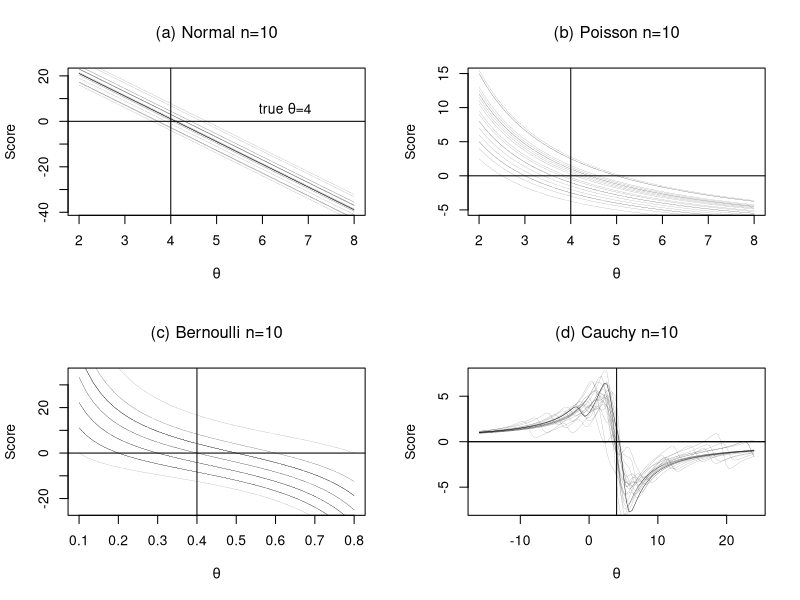

Recreate this plot in R.
# Figure 8.1     
# variations of score functions:

set.seed(7)
n<- 10
#............................... normal:
  t0<- 4
  x<- rnorm(n,t0)
  theta<- seq(t0/2,t0*2,len=40)
  stheta<- n*(mean(x)-theta)

par(mfrow=c(2,2))
plot(theta,stheta,type='n',
     xlab=expression(theta),ylab='Score',cex=.6)
  lines(theta,stheta,lwd=.4)
  title(expression('(a) Normal n=10'))
  text(6.5,5.5,expression(paste('true ',theta,'=4')))
  abline(v=t0,h=0)


for(i in 1:20){
  x<- rnorm(n,t0)
  stheta<- n*(mean(x)-theta)
  lines(theta,stheta,lwd=.1)
}


# ............................... Poisson:
t0<- 4
x<- rpois(n,t0)
theta<- seq(t0/2,t0*2,len=40)
stheta<- -n + sum(x)/theta

plot(theta,stheta,type='n',xlab=expression(theta),
     ylab='Score',ylim=c(-5,15),cex=.6)
for(i in 1:20){
  x<- rpois(n,t0)
  stheta<- -n + sum(x)/theta
  lines(theta,stheta,lwd=.1)
}
abline(v=t0,h=0)
title(expression('(b) Poisson n=10'))


# ............................... Binomial
t0<- .4
x<- rbinom(1,n,t0)
theta<- seq(.1,.8,len=40)
stheta<- x/theta - (n-x)/(1-theta)

plot(theta,stheta,type='n',xlab=expression(theta),
     ylab='Score',ylim=c(-25,35),cex=.6)
for(i in 1:20){
  x<- rbinom(1,n,t0)
  stheta<- x/theta - (n-x)/(1-theta)
  lines(theta,stheta,lwd=.1)
}
abline(v=t0,h=0)
title(expression('(c) Bernoulli n=10'))


# ............................... Cauchy
scauchy<-function(x,mu)  # score function
{
  theta<-mu+ seq(-20,20,len=100)
  score<-rep(0,100)
  for (i in 1:100)
      { score[i]<-sum(dcauchy(x,location=theta[i])*
                     pi*2*(x-theta[i]))
      }
  list(theta=theta,score=score)
}  

n<-10
t0<-4
x<-rcauchy(n)+t0
sx<-scauchy(x,t0)

plot(sx$theta,sx$scor,ylim=c(-7.5,7.5),
     type="n",cex=.6,xlab=expression(theta),
     ylab='Score')
abline(h=0)
lines(sx$theta,sx$scor,lwd=.4)
for (i in 1:20){
  x<-rcauchy(n)+t0
  sx<-scauchy(x,t0)
  lines(sx$theta,sx$scor,lwd=.1)
}
abline(v=t0,h=0)
title(expression("(d) Cauchy n=10"))
